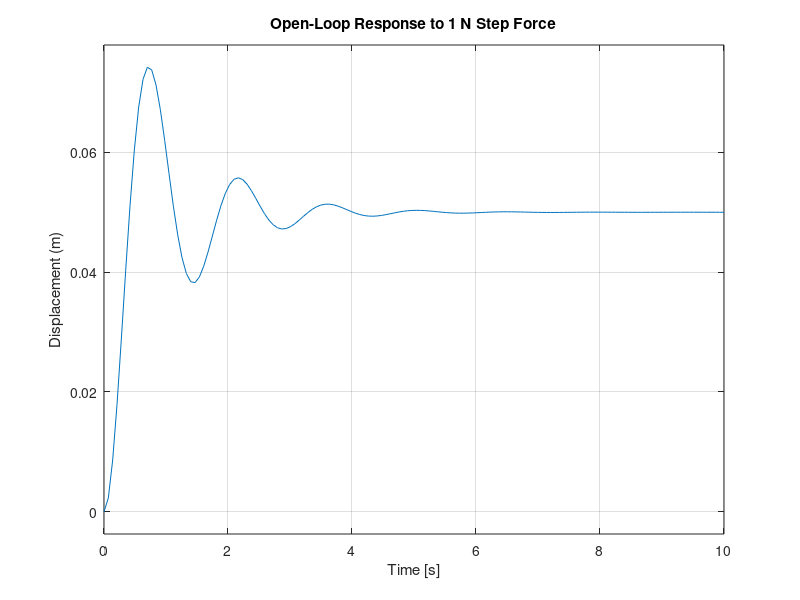
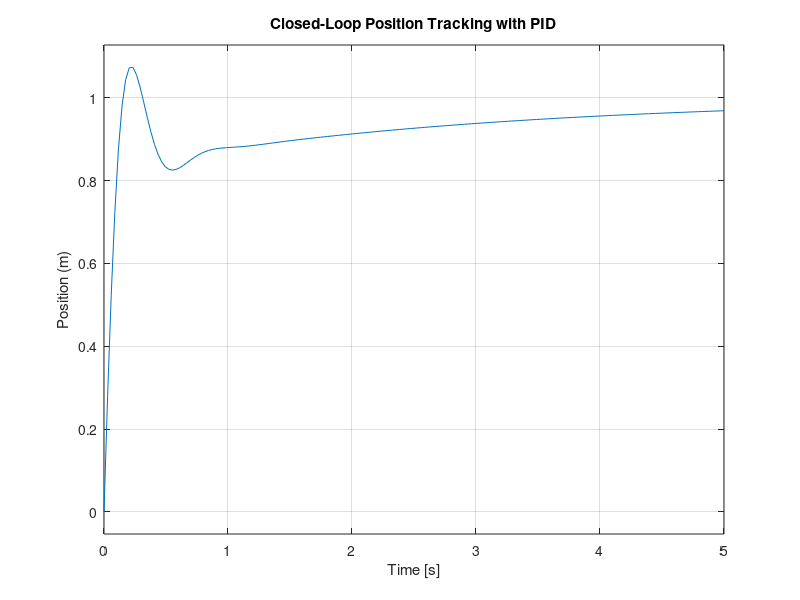

MATLAB code for these plots, in order: (Note: this script raises an error after producing the figures.)
%% Mass-Spring-Damper Position Control with PID
% Model: m*x_ddot + c*x_dot + k*x = F
% Input: force F [N]
% Output: displacement x [m]

clear; clc; close all;

%% Physical parameters
m = 1.0;      % kg
c = 2.0;      % N*s/m
k = 20.0;     % N/m

%% Plant transfer function X(s)/F(s)
s = tf('s');
G = 1/(m*s^2 + c*s + k);

disp('Mass-Spring-Damper plant:');
G
fprintf('Open-loop poles:\n');
disp(pole(G));

%% Open-loop step response
figure('Name','Mass-Spring-Damper Open Loop');
step(G, 10);
grid on;
title('Open-Loop Response to 1 N Step Force');
ylabel('Displacement (m)');

%% PID controller
Kp = 100;
Ki = 40;
Kd = 10;
C = pid(Kp, Ki, Kd);

T = feedback(C*G, 1);

fprintf('\nPID gains: Kp = %.2f, Ki = %.2f, Kd = %.2f\n', Kp, Ki, Kd);
fprintf('Closed-loop poles:\n');
disp(pole(T));

%% Closed-loop unit-position command
figure('Name','Mass-Spring-Damper Closed Loop');
step(T, 5);
grid on;
title('Closed-Loop Position Tracking with PID');
ylabel('Position (m)');

info = stepinfo(T);
disp('Closed-loop step-response information:');
disp(info);

%% Compare open-loop and controlled behavior
figure('Name','Mass-Spring-Damper Comparison');
step(G, T, 5);
grid on;
legend('Open loop: force to position','Closed loop: reference to position','Location','best');
title('Open-Loop vs PID-Controlled Response');

%% Save figures
if ~exist('figures','dir')
    mkdir('figures');
end
figs = findall(0,'Type','figure');
for i = 1:numel(figs)
    exportgraphics(figs(i), fullfile('figures', sprintf('figure_%d.png', figs(i).Number)));
end
